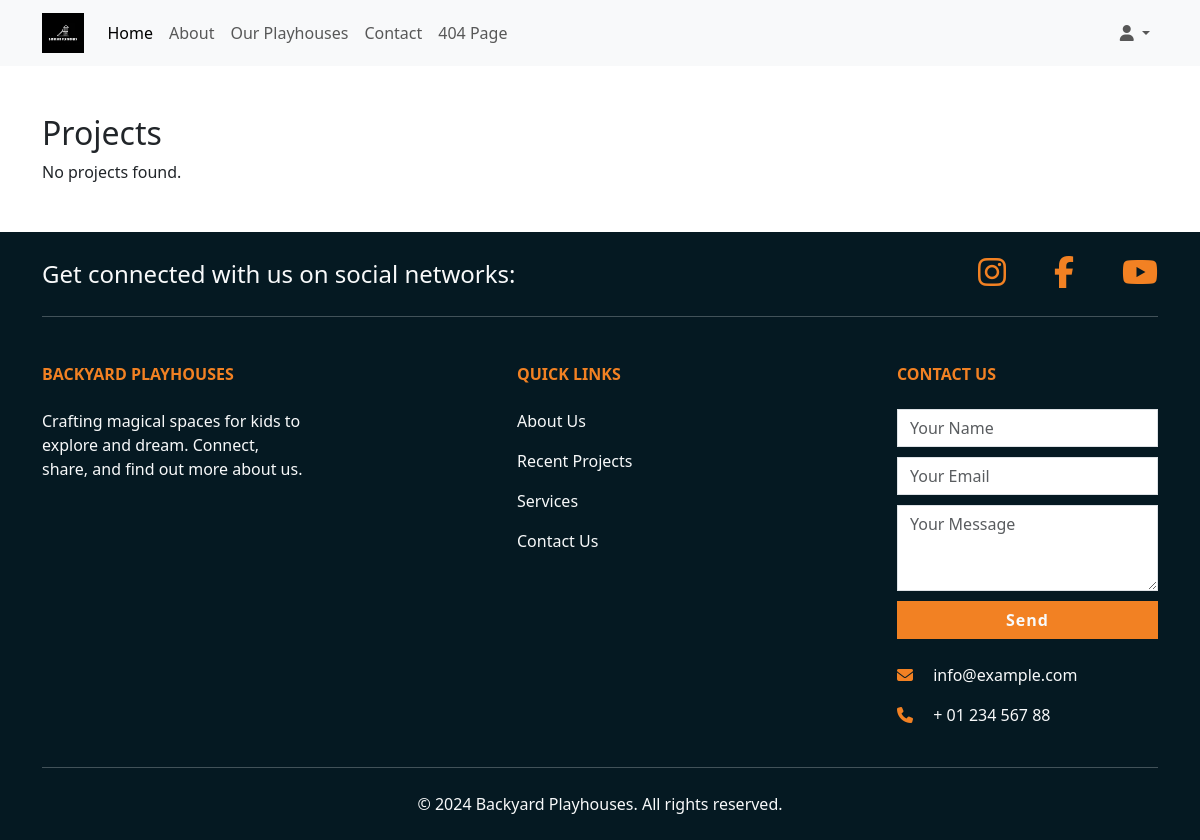
The page /projects/ on the database as committed earlier.
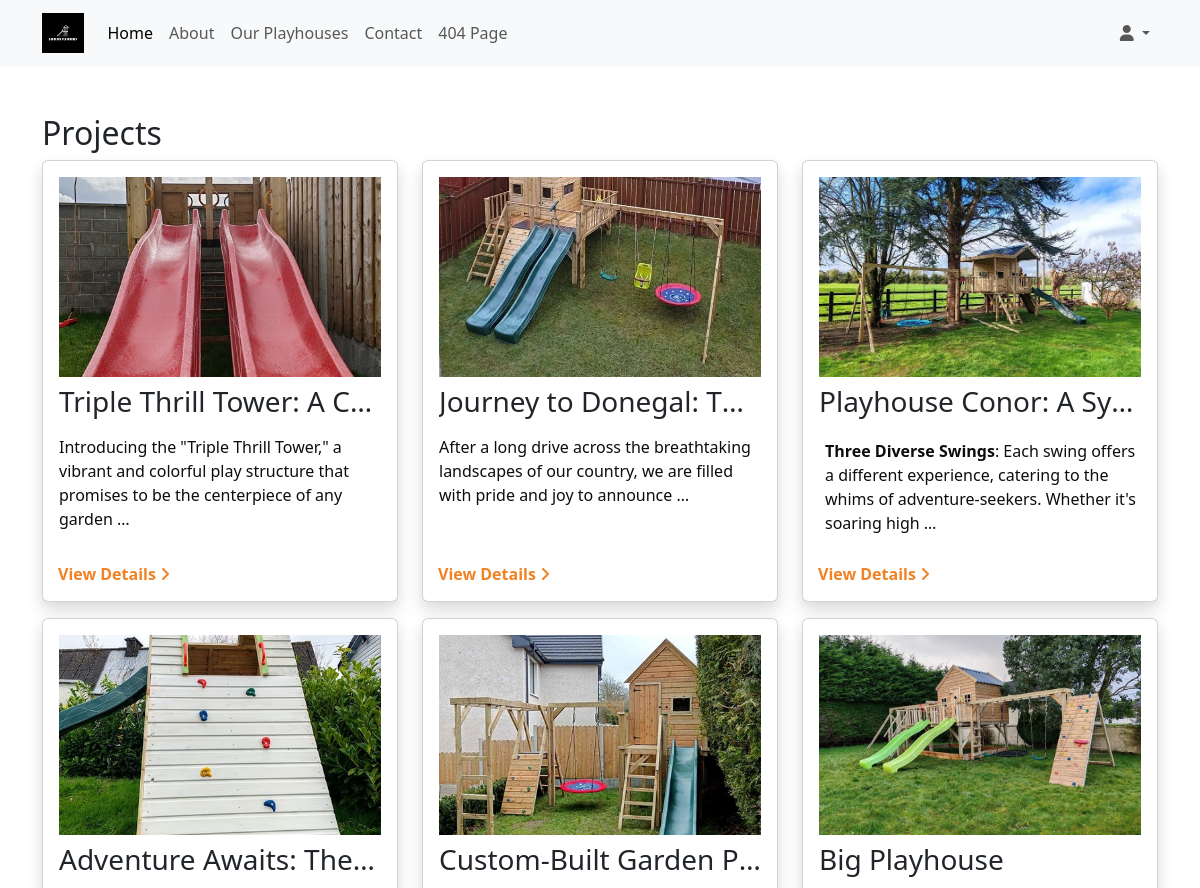
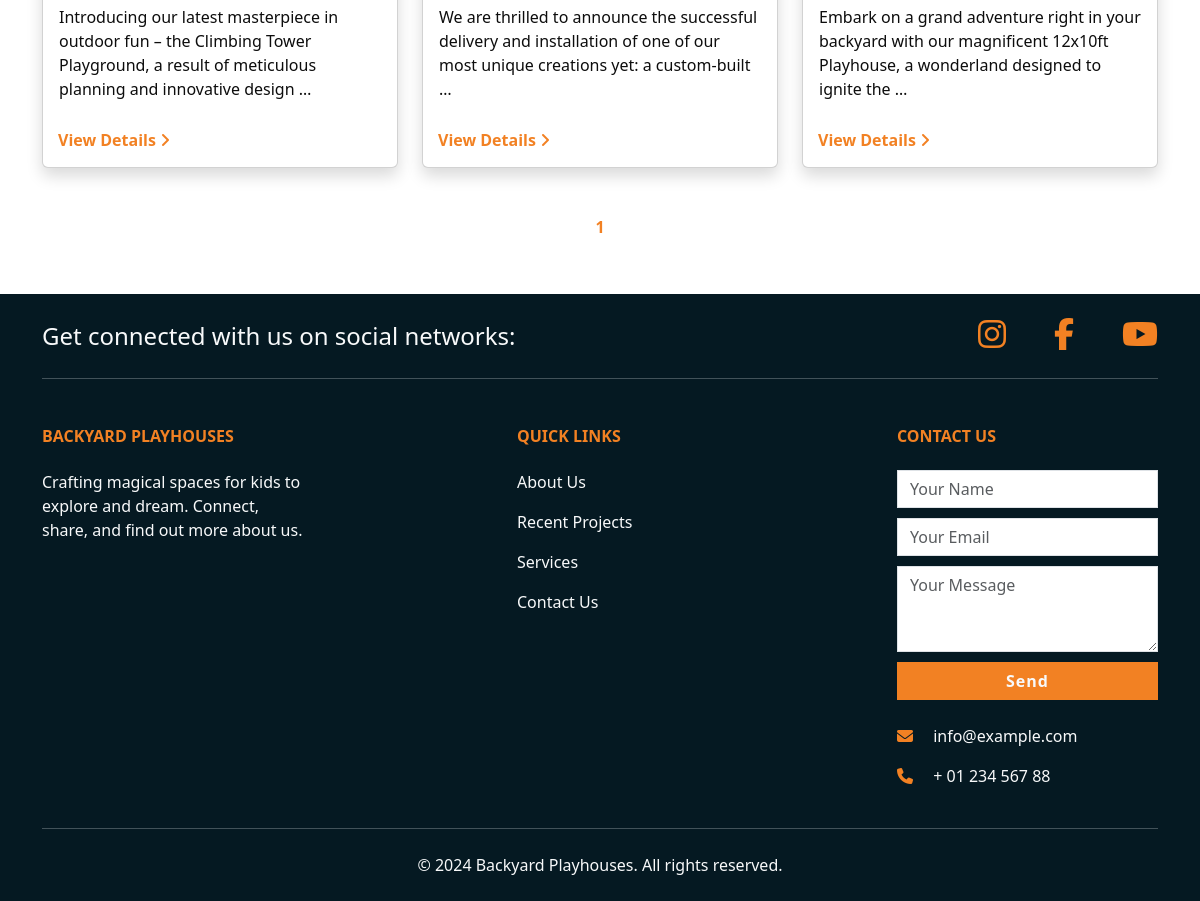
The same page on the database as committed later (2 pictures, top to bottom).
### projects/models.py (models this page shows, shortened)
class Project(models.Model):
    title = models.CharField(max_length=255)
    description = models.TextField()
    date_posted = models.DateTimeField(auto_now_add=True)

class ProjectImage(models.Model):
    project = models.ForeignKey(Project, related_name='images', on_delete=models.CASCADE)
    image = models.ImageField(upload_to='project_images/')

### projects/views.py (the view)
# urls.py: path('', project_list, name='project_list'),
def project_list(request):
    project_list = Project.objects.all().order_by('-date_posted')
    paginator = Paginator(project_list, 12)  # Show 12 projects per page.
    page_number = request.GET.get('page')
    projects = paginator.get_page(page_number)
    return render(request, 'projects/project_list.html', {'projects': projects})

### projects/templates/projects/project_list.html (shortened to what this page needs)
{% extends 'base.html' %}
{% block content %}
<div class="container my-5">
    <h2>Projects</h2>
    {% if projects %}
        <div class="row">
            {% for project in projects %}
            <div class="col-12 col-md-6 col-lg-4 mb-3">
                <div class="card project-card shadow">
                    <div class="card-body">
                        {% with project.images.first as image %}
                        <img src="{{ image.image.url }}" alt="{{ project.title }}" class="img-fluid mb-2">
                        {% endwith %}
                        <h3 class="card-title">{{ project.title }}</h3>
                        <p class="card-text clamp-text">{{ project.description|truncatewords_html:20|safe }}</p>
                        <a href="#" class="text-warning text-decoration-none fw-bold view-details" data-bs-toggle="modal" data-bs-target="#projectModal{{ project.id }}">View Details <i class="fa-solid fa-angle-right"></i></a>
                    </div>
                </div>
            </div>
            {% endfor %}
        </div>
        <div class="d-flex justify-content-center mt-4 ">
            <span class="current-page btn text-warning fw-bold">{{ projects.number }}</span>
        </div>
    {% else %}
        <p>No projects found.</p>
    {% endif %}
</div>
{% endblock %}

### templates/base.html (shortened to what this page needs)
{% load static %}
<!DOCTYPE html>
<html lang="en">
<head>
    <link href="https://cdn.jsdelivr.net/npm/bootstrap@5.3.3/dist/css/bootstrap.min.css" rel="stylesheet">
    {% block main_css %}
    <link href="{% static 'css/style.css' %}" rel="stylesheet">
    {% endblock main_css %}
</head>
<body>
    <header>
        {% include 'includes/_navbar.html' %}
    </header>
    {% block content %}
    {% endblock content %}
    {% include 'includes/_footer.html' %}
</body>
</html>

### templates/includes/_navbar.html (shortened to what this page needs)
{% load static %}
<nav class="navbar navbar-expand-lg navbar-light bg-light">
    <div class="container">
        <a class="navbar-brand" href="{% url 'homepage' %}">
            <img src="{% static 'images/logo.webp' %}" alt="Backyard Playhouses Logo" height="40">
        </a>
        <div class="collapse navbar-collapse" id="navbarSupportedContent">
            <ul class="navbar-nav me-auto mb-2 mb-lg-0">
                <li class="nav-item">
                    <a class="nav-link active" aria-current="page" href="#">Home</a>
                </li>
                <li class="nav-item">
                    <a class="nav-link" href="#">About</a>
                </li>
                <li class="nav-item">
                    <a class="nav-link" href="#">Our Playhouses</a>
                </li>
                <li class="nav-item">
                    <a class="nav-link" href="#">Contact</a>
                </li>
                <li class="nav-item">
                    <a class="nav-link" href="#">404 Page</a>
                </li>
            </ul>
            <ul class="navbar-nav">
                <li class="nav-item dropdown">
                    <a class="nav-link dropdown-toggle" href="#" id="navbarUserDropdown" role="button" data-bs-toggle="dropdown" aria-expanded="false">
                        <i class="fa-solid fa-user"></i>
                    </a>
                </li>
            </ul>
        </div>
    </div>
</nav>

### templates/includes/_footer.html
<footer class="text-center text-lg-start">
    <div class="container">
        <section class="d-flex justify-content-center justify-content-lg-between pt-4 pb-4">
            <div class="me-5 d-none d-lg-flex align-items-center footer-social-content ">
                <span>Get connected with us on social networks:</span>
            </div>
            <div class="footer-social d-flex flex-row justify-content-end gap-5">
                <a href="" class="text-reset">
                    <i class="fab fa-instagram fa-2x"></i>
                </a>
                <a href="" class="text-reset">
                    <i class="fab fa-facebook-f fa-2x"></i>
                </a>
                <a href="" class="text-reset">
                    <i class="fab fa-youtube fa-2x"></i>
                </a>
            </div>
        </section>
        <hr>
        <section>
            <div class="text-center text-md-start mt-5">
                <div class="row mt-3 d-flex justify-content-between">
                    <div class="col-md-4 col-lg-4 col-xl-3 mb-4">
                        <h6 class="text-uppercase fw-bold mb-4">
                            Backyard Playhouses
                        </h6>
                        <p>
                            Crafting magical spaces for kids to explore and dream. Connect, share, and find out more about us.
                        </p>
                    </div>
                    <div class="col-md-3 col-lg-2 col-xl-2 mb-4">
                        <h6 class="text-uppercase fw-bold mb-4">
                            Quick Links
                        </h6>
                        <p>
                            <a href="#!" class="text-reset footer-quick-link">About Us</a>
                        </p>
                        <p>
                            <a href="#!" class="text-reset footer-quick-link">Recent Projects</a>
                        </p>
                        <p>
                            <a href="#!" class="text-reset footer-quick-link">Services</a>
                        </p>
                        <p>
                            <a href="#!" class="text-reset footer-quick-link">Contact Us</a>
                        </p>
                    </div>
                    <div class="col-8 col-md-5 col-lg-4 col-xl-3 mb-4 footer-form">
                        <h6 class="text-uppercase fw-bold mb-4">
                            Contact Us
                        </h6>
                        <form class="mb-4">
                            <div class="form-group mb-2">
                                    <input type="text" class="form-control" id="footerName" placeholder="Your Name">
                            </div>
                            <div class="form-group mb-2">
                                <input type="email" class="form-control" id="footerEmail" placeholder="Your Email">
                            </div>
                            <div class="form-group mb-2">
                                <textarea class="form-control" id="footerMessage" placeholder="Your Message" rows="3"></textarea>
                            </div>
                            <button type="submit" class="btn btn-primary btn-block footer-form-button">Send</button>
                        </form>
                        <p>
                            <i class="fas fa-envelope me-3"></i>
                            info@example.com
                        </p>
                        <p><i class="fas fa-phone me-3"></i> + 01 234 567 88</p>
                    </div>
                </div>
            </div>
        </section>
        <hr>
        <div class="text-center p-4 copyright">
            © 2024 Backyard Playhouses. All rights reserved.
        </div>
    </div>
</footer>

### static/css/style.css (style rules this page uses)
:root { --bs-primary: #007bff; --bs-secondary: #6c757d; --bs-success: #28a745; --bs-danger: #af190e; --bs-warning: #F28123; --bs-info: #17a2b8; --bs-light: #f8f9fa; --bs-dark: #051922; --bs-text-color: #212529; --bs-text-muted: #6c757d; }
body { color: var(--bs-text-color); }
.text-warning { color: var(--bs-warning) !important; }
.btn-primary { background-color: var(--bs-warning); border-color: var(--bs-warning); color: var(--bs-light); }
.btn-primary, .btn-secondary, .btn-danger, .btn-success { padding: 0.375rem 0.75rem; font-size: 1rem; line-height: 1.5; border-radius: 0; font-weight: bolder; letter-spacing: 1px; border-radius: 0; }
.btn-primary, .btn-secondary, .btn-danger { padding: 0.375rem 0.75rem; font-size: 1rem; line-height: 1.5; border-radius: 0; font-weight: bolder; letter-spacing: 1px; }
footer { background-color: var(--bs-dark); color: var(--bs-light); }
footer hr { margin: 0; padding: 0; }
footer a.text-reset { color: var(--bs-warning); }
footer .fw-bold { color: var(--bs-warning); }
footer i { color: var(--bs-warning); }
footer a { text-decoration: none; }
.footer-social-content { font-size: 1.5rem; }
footer .form-control { border-radius: 0; margin-bottom: 10px; width: 100%; }
footer .btn-primary { border-radius: 0; width: 100%; }
.copyright { background-color: var(--bs-dark); color: var(--bs-light); }
.view-details { position: absolute; bottom: 15px; left: 15px; }
.project-card img { width: 100%; height: 200px; object-fit: cover; object-position: center; }
.card-title { white-space: nowrap; overflow: hidden; text-overflow: ellipsis; }
.row { display: flex; flex-wrap: wrap; }
.project-card { display: flex; flex-direction: column; height: 100%; padding-bottom: 30px; }
.card-body { flex: 1; }

Rows that differ between the two databases and show on the page:
added Project: images.first.image (picture), title "Triple Thrill Tower: A C…", description "Introducing the \"Triple Thrill Tower,\" a vibrant and colorful play structure that promises to be the centerpiece of any garden …"
added Project: images.first.image (picture), title "Journey to Donegal: T…", description "After a long drive across the breathtaking landscapes of our country, we are filled with pride and joy to announce …"
added Project: images.first.image (picture), title "Playhouse Conor: A Sy…", description "Three Diverse Swings : Each swing offers a different experience, catering to the whims of adventure-seekers. Whether it's soaring high …"
added Project: images.first.image (picture), title "Adventure Awaits: The…", description "Introducing our latest masterpiece in outdoor fun – the Climbing Tower Playground, a result of meticulous planning and innovative design …"
added Project: images.first.image (picture), title "Custom-Built Garden P…", description "We are thrilled to announce the successful delivery and installation of one of our most unique creations yet: a custom-built …"
added Project: images.first.image (picture), title "Big Playhouse", description "Embark on a grand adventure right in your backyard with our magnificent 12x10ft Playhouse, a wonderland designed to ignite the …"
Other text that changed with them:
{{ projects.number }}: (not shown) → "1"
text no longer shown: "No projects found."
